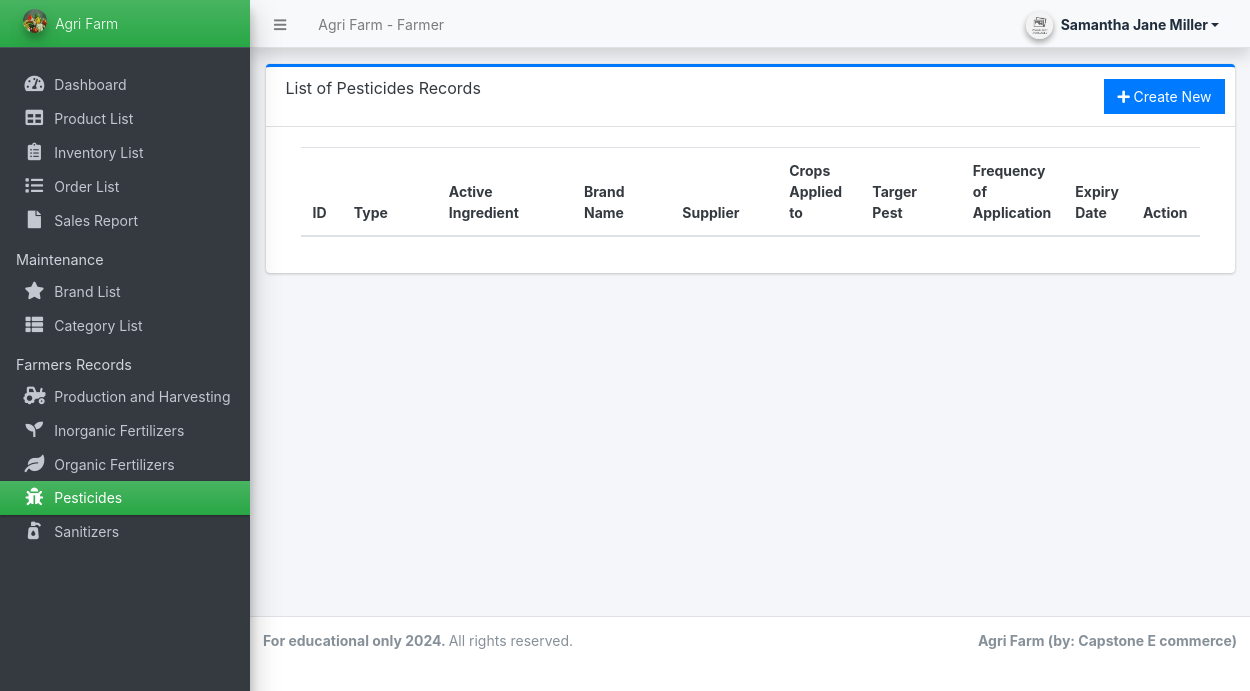
Page /farmer/?page=farmer_records/pesticides (signed in) on the earlier database version.
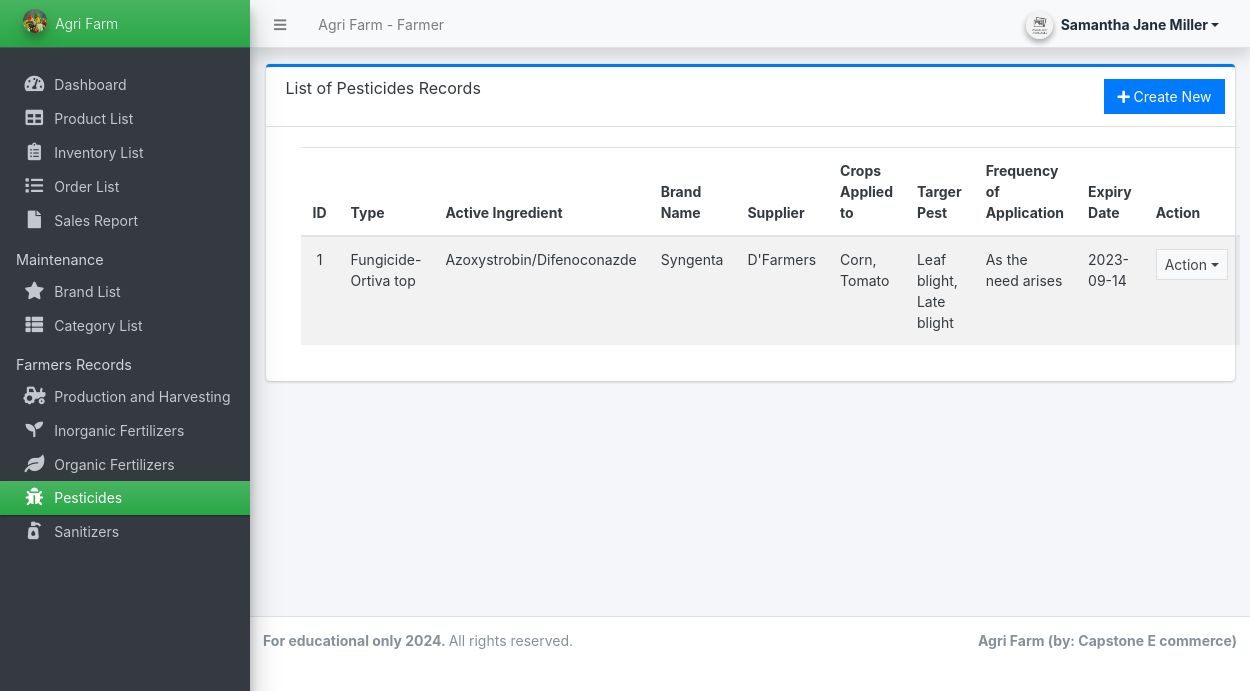
Same page on the later database version.
### tables this page shows
CREATE TABLE `pesticides` (
  `id` int(11) NOT NULL,
  `user_id` int(11) NOT NULL,
  `type` varchar(255) NOT NULL,
  `active_ingredient` varchar(255) NOT NULL,
  `brand_name` varchar(255) NOT NULL,
  `supplier` varchar(255) NOT NULL,
  `crops_applied` varchar(255) NOT NULL,
  `target_pest` varchar(255) NOT NULL,
  `frequency` varchar(255) NOT NULL,
  `expiry_date` date NOT NULL,
  `delete_flag` tinyint(1) NOT NULL DEFAULT 0
);

### config.php (called while the page is built, shortened)
<?php
require_once('classes/DBConnection.php');
require_once('classes/SystemSettings.php');
function validate_image($file){
	if(!empty($file)){
        $ex = explode("?",$file);
        $file = $ex[0];
        $ts = isset($ex[1]) ? "?".$ex[1] : '';
		if(is_file(base_app.$file)){
			return base_url.$file.$ts;
		}else{
			return base_url.'dist/img/no-image-available.png';
		}
	}else{
		return base_url.'dist/img/no-image-available.png';
	}
}
function isMobileDevice(){
    $aMobileUA = array(
        '/iphone/i' => 'iPhone',
        '/ipod/i' => 'iPod',
        '/ipad/i' => 'iPad',
        '/android/i' => 'Android',
        '/blackberry/i' => 'BlackBerry',
        '/webos/i' => 'Mobile'
    );
    return false;
}
?>

### classes/DBConnection.php (called while the page is built, shortened)
<?php
class DBConnection
{
    private $host = 'localhost';
    private $username = 'root';
    private $password = '';
    private $database = 'store';
    public $conn;
    public function __construct()
    {
        if (!isset($this->conn)) {
            $this->conn = new mysqli($this->host, $this->username, $this->password, $this->database, 8111);
        }
    }
}

### classes/SystemSettings.php (called while the page is built, shortened)
<?php
class SystemSettings extends DBConnection
{
	function userdata($field = '')
	{
		if (!empty($field)) {
			if (isset($_SESSION['userdata'][$field]))
				return $_SESSION['userdata'][$field];
			else
				return null;
		} else {
			return false;
		}
	}
	function info($field = '')
	{
		if (!empty($field)) {
			if (isset($_SESSION['system_info'][$field]))
				return $_SESSION['system_info'][$field];
			else
				return false;
		} else {
			return false;
		}
	}
}
$_settings = new SystemSettings();

### farmer/farmer_records/pesticides.php (the view, shortened to what this page needs)
<div class="card card-outline card-primary">
    <div class="card-header">
        <h3 class="card-title">List of Pesticides Records</h3>
        <div class="card-tools">
            <a href="javascript:void(0)" id="create_new" class="btn btn-flat btn-primary"><span class="fas fa-plus"></span> Create New</a>
        </div>
    </div>
    <div class="card-body">
        <div class="container-fluid">
            <div class="container-fluid">
                <table class="table table-hover table-striped">
                    <colgroup>
                        <col width="5%">
                        <col width="15%">
                        <col width="20%">
                        <col width="15%">
                        <col width="15%">
                        <col width="10%">
                        <col width="15%">
                        <col width="15%">
                        <col width="10%">
                    </colgroup>
                    <thead>
                        <tr>
                            <th>ID</th>
                            <th>Type</th>
                            <th>Active Ingredient</th>
                            <th>Brand Name</th>
                            <th>Supplier</th>
                            <th>Crops Applied to</th>
                            <th>Targer Pest</th>
                            <th>Frequency of Application</th>
                            <th>Expiry Date</th>
                            <th>Action</th>
                        </tr>
                    </thead>
                    <tbody>
                        <?php
                        $i = 1;
                        $user_id = isset($_SESSION['userdata']['id']) ? $_SESSION['userdata']['id'] : null;
                        $qry = $conn->query("SELECT * FROM `pesticides` where  `user_id` = {$user_id} AND delete_flag = 0  ORDER BY `id` DESC");
                        while ($row = $qry->fetch_assoc()):
                        ?>
                            <tr>
                                <td class="text-center"><?php echo $i++; ?></td>
                                <td><?php echo htmlspecialchars($row['type']); ?></td>
                                <td><?php echo htmlspecialchars($row['active_ingredient']); ?></td>
                                <td><?php echo htmlspecialchars($row['brand_name']); ?></td>
                                <td><?php echo htmlspecialchars($row['supplier']); ?></td>
                                <td><?php echo htmlspecialchars($row['crops_applied']); ?></td>
                                <td><?php echo htmlspecialchars($row['target_pest']); ?></td>
                                <td><?php echo htmlspecialchars($row['frequency']); ?></td>
                                <td><?php echo htmlspecialchars($row['expiry_date']); ?></td>
                                <td align="center">
                                    <button type="button" class="btn btn-flat btn-default btn-sm dropdown-toggle dropdown-icon" data-toggle="dropdown">
                                        Action
                                    </button>
                                </td>
                            </tr>
                        <?php endwhile; ?>
                    </tbody>
                </table>
            </div>
        </div>
    </div>
</div>

### farmer/index.php (shortened to what this page needs)
<?php require_once('../config.php'); ?>
<!DOCTYPE html>
<html lang="en" class="" style="height: auto;">
<?php require_once('inc/header.php') ?>
<body class="sidebar-mini layout-fixed control-sidebar-slide-open layout-navbar-fixed sidebar-mini-md sidebar-mini-xs text-sm" data-new-gr-c-s-check-loaded="14.991.0" data-gr-ext-installed="" style="height: auto;">
  <div class="wrapper">
    <?php require_once('inc/topBarNav.php') ?>
    <?php require_once('inc/navigation.php') ?>
    <?php $page = isset($_GET['page']) ? $_GET['page'] : 'home';  ?>
    <div class="content-wrapper  pt-3" style="min-height: 567.854px;">
      <section class="content  text-dark">
        <div class="container-fluid">
          <?php
          if (!file_exists($page . ".php") && !is_dir($page)) {
            include '404.html';
          } else {
            if (is_dir($page))
              include $page . '/index.php';
            else
              include $page . '.php';
          }
          ?>
        </div>
      </section>
    </div>
    <?php require_once('inc/footer.php') ?>
</body>
</html>

### farmer/inc/header.php (shortened to what this page needs)
<head>
    <link rel="stylesheet" href="<?php echo base_url ?>plugins/fontawesome-free/css/all.min.css">
    <link rel="stylesheet" href="<?php echo base_url ?>plugins/tempusdominus-bootstrap-4/css/tempusdominus-bootstrap-4.min.css">
  <link rel="stylesheet" href="<?php echo base_url ?>plugins/datatables-bs4/css/dataTables.bootstrap4.min.css">
  <link rel="stylesheet" href="<?php echo base_url ?>plugins/datatables-responsive/css/responsive.bootstrap4.min.css">
  <link rel="stylesheet" href="<?php echo base_url ?>plugins/datatables-buttons/css/buttons.bootstrap4.min.css">
  <link rel="stylesheet" href="<?php echo base_url ?>plugins/select2/css/select2.min.css">
  <link rel="stylesheet" href="<?php echo base_url ?>plugins/select2-bootstrap4-theme/select2-bootstrap4.min.css">
    <link rel="stylesheet" href="<?php echo base_url ?>plugins/icheck-bootstrap/icheck-bootstrap.min.css">
    <link rel="stylesheet" href="<?php echo base_url ?>plugins/jqvmap/jqvmap.min.css">
    <link rel="stylesheet" href="<?php echo base_url ?>dist/css/adminlte.css">
    <link rel="stylesheet" href="<?php echo base_url ?>dist/css/custom.css">
    <link rel="stylesheet" href="<?php echo base_url ?>plugins/overlayScrollbars/css/OverlayScrollbars.min.css">
    <link rel="stylesheet" href="<?php echo base_url ?>plugins/daterangepicker/daterangepicker.css">
    <link rel="stylesheet" href="<?php echo base_url ?>plugins/summernote/summernote-bs4.min.css">
  <link rel="stylesheet" href="<?php echo base_url ?>plugins/sweetalert2-theme-bootstrap-4/bootstrap-4.min.css">
  </head>

### farmer/inc/topBarNav.php (shortened to what this page needs)
<nav class="main-header navbar navbar-expand navbar-light shadow text-sm">
  <ul class="navbar-nav">
    <li class="nav-item">
      <a class="nav-link" data-widget="pushmenu" href="#" role="button"><i class="fas fa-bars"></i></a>
    </li>
    <li class="nav-item d-none d-sm-inline-block">
      <a href="<?php echo base_url ?>" class="nav-link"><?php echo (!isMobileDevice()) ? $_settings->info('name') : $_settings->info('short_name'); ?> - Farmer</a>
    </li>
  </ul>
  <ul class="navbar-nav ml-auto">
    <li class="nav-item">
      <div class="btn-group nav-link">
        <button type="button" class="btn btn-rounded badge badge-light dropdown-toggle dropdown-icon" data-toggle="dropdown">
          <span><img src="<?php echo validate_image($_settings->userdata('avatar')) ?>" class="img-circle elevation-2 user-img" alt="User Image"></span>
          <span class="ml-3"><?php echo ucwords($_settings->userdata('firstname') . ' ' . $_settings->userdata('lastname')) ?></span>
        </button>
      </div>
    </li>
  </ul>
</nav>

### farmer/inc/navigation.php (shortened to what this page needs)
<aside class="main-sidebar sidebar-dark-green elevation-4 sidebar-no-expand">
  <a href="<?php echo base_url ?>farmer" class="brand-link bg-gradient-green text-sm">
    <img src="<?php echo validate_image($_settings->info('logo')) ?>" alt="Store Logo" class="brand-image img-circle elevation-3" style="opacity: .8;width: 1.5rem;height: 1.5rem;max-height: unset">
    <span class="brand-text font-weight-light"><?php echo $_settings->info('short_name') ?></span>
  </a>
  <div class="sidebar os-host os-theme-light os-host-overflow os-host-overflow-y os-host-resize-disabled os-host-transition os-host-scrollbar-horizontal-hidden">
    <div class="os-content-glue" style="margin: 0px -8px; width: 249px; height: 646px;"></div>
    <div class="os-padding">
      <div class="os-viewport os-viewport-native-scrollbars-invisible" style="overflow-y: scroll;">
        <div class="os-content" style="padding: 0px 8px; height: 100%; width: 100%;">
          <nav class="mt-4">
            <ul class="nav nav-pills nav-sidebar flex-column text-sm nav-compact nav-flat nav-child-indent nav-collapse-hide-child" data-widget="treeview" role="menu" data-accordion="false">
              <li class="nav-item dropdown">
                <a href="./" class="nav-link nav-home">
                  <i class="nav-icon fas fa-tachometer-alt"></i>
                  <p>
                    Dashboard
                  </p>
                </a>
              </li>
              <li class="nav-item dropdown">
                <a href="<?php echo base_url ?>farmer/?page=product" class="nav-link nav-product">
                  <i class="nav-icon fas fa-table"></i>
                  <p>
                    Product List
                  </p>
                </a>
              </li>
              <li class="nav-item dropdown">
                <a href="<?php echo base_url ?>farmer/?page=inventory" class="nav-link nav-inventory">
                  <i class="nav-icon fas fa-clipboard-list"></i>
                  <p>
                    Inventory List
                  </p>
                </a>
              </li>
              <li class="nav-item dropdown">
                <a href="<?php echo base_url ?>farmer/?page=orders" class="nav-link nav-orders">
                  <i class="nav-icon fas fa-list"></i>
                  <p>
                    Order List
                  </p>
                </a>
              </li>
              <li class="nav-item dropdown">
                <a href="<?php echo base_url ?>farmer/?page=sales" class="nav-link nav-sales">
                  <i class="nav-icon fas fa-file"></i>
                  <p>
                    Sales Report
                  </p>
                </a>
              </li>
              <li class="nav-header">Maintenance</li>
              <li class="nav-item dropdown">
                <a href="<?php echo base_url ?>farmer/?page=maintenance/brand" class="nav-link nav-maintenance_brand">
                  <i class="nav-icon fas fa-star"></i>
                  <p>
                    Brand List
                  </p>
                </a>
              </li>
              <li class="nav-item dropdown">
                <a href="<?php echo base_url ?>farmer/?page=maintenance/category" class="nav-link nav-maintenance_category">
                  <i class="nav-icon fas fa-th-list"></i>
                  <p>
                    Category List
                  </p>
                </a>
              </li>
              <li class="nav-header">Farmers Records</li>
              <li class="nav-item dropdown">
                <a href="<?php echo base_url ?>farmer/?page=farmer_records/production" class="nav-link nav-farmer_records_production">
                  <i class="nav-icon fas fa-tractor"></i>
                  <p>Production and Harvesting</p>
                </a>
              </li>
              <li class="nav-item dropdown">
                <a href="<?php echo base_url ?>farmer/?page=farmer_records/inorganic_fertilizers" class="nav-link nav-farmer_records_inorganic_fertilizers">
                  <i class="nav-icon fas fa-seedling"></i>
                  <p>Inorganic Fertilizers</p>
                </a>
              </li>
              <li class="nav-item dropdown">
                <a href="<?php echo base_url ?>farmer/?page=farmer_records/organic_fertilizers" class="nav-link nav-farmer_records_organic_fertilizers">
                  <i class="nav-icon fas fa-leaf"></i>
                  <p>Organic Fertilizers</p>
                </a>
              </li>
              <li class="nav-item dropdown">
                <a href="<?php echo base_url ?>farmer/?page=farmer_records/pesticides" class="nav-link nav-farmer_records_pesticides">
                  <i class="nav-icon fas fa-bug"></i>
                  <p>Pesticides</p>
                </a>
              </li>
              <li class="nav-item dropdown">
                <a href="<?php echo base_url ?>farmer/?page=farmer_records/sanitizers" class="nav-link nav-farmer_records_sanitizers">
                  <i class="nav-icon fas fa-pump-soap"></i>
                  <p>Sanitizers</p>
                </a>
              </li>
            </ul>
          </nav>
        </div>
      </div>
    </div>
  </div>
</aside>

### farmer/inc/footer.php (shortened to what this page needs)
<footer class="main-footer text-sm">
  <strong>For educational only <?php echo date('Y') ?>.
  </strong>
  All rights reserved.
  <div class="float-right d-none d-sm-inline-block">
    <b><?php echo $_settings->info('short_name') ?> (by: Capstone E commerce)</b>
  </div>
</footer>
</div>

### farmer/inc/topBarNav.php (style rules this page uses)
.user-img { position: absolute; height: 27px; width: 27px; object-fit: cover; left: -7%; top: -12%; }
.btn-rounded { border-radius: 50px; }

Differences in the rows shown:
now on this page (row edited): pesticides: type "Fungicide-Ortiva top", active_ingredient "Azoxystrobin/Difenoconazde", brand_name "Syngenta", supplier "D'Farmers", crops_applied "Corn, Tomato", target_pest "Leaf blight, Late blight", frequency "As the need arises", expiry_date "2023-09-14"
